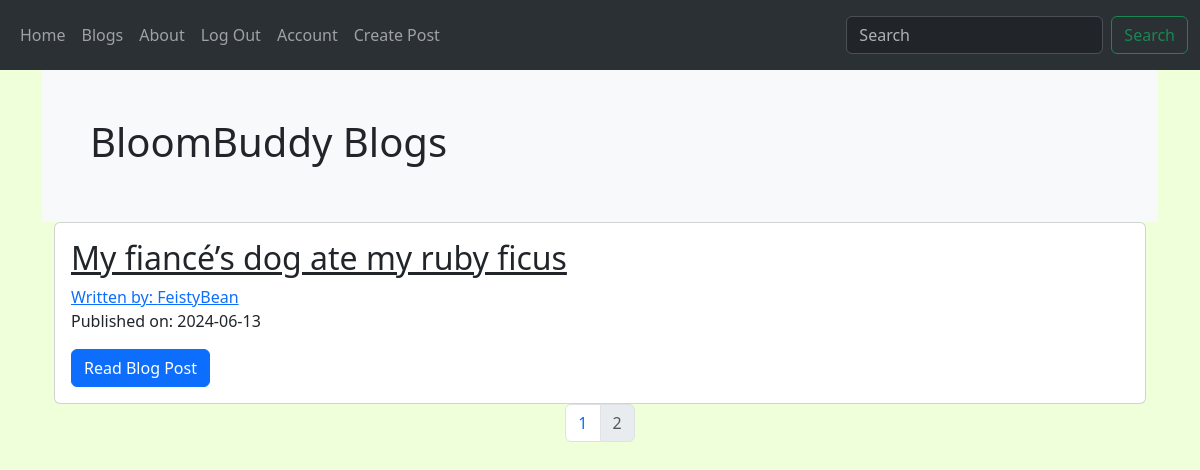
The app's page /blogs?page=2 (signed in) with its own data.
### BloomBuddy/models.py (models this page shows, shortened)
class BlogPost(db.Model):
    __tablename__ = 'blogpost'
    id = db.Column(db.Integer, primary_key=True)
    user_id = db.Column(db.Integer, db.ForeignKey('users.id'), nullable=False)
    date = db.Column(db.DateTime, nullable=False, default=datetime.now(timezone.utc))
    title = db.Column(db.String(140), nullable=False)
    text = db.Column(db.Text, nullable=False)
    comments = db.relationship('Comment', backref='post', lazy='dynamic')

class User(db.Model, UserMixin):
    __tablename__ = 'users'
    id = db.Column(db.Integer, primary_key=True)
    profile_image = db.Column(db.String(64), nullable=False, default='default_profile.png')
    email = db.Column(db.String(64), unique=True, index=True)
    username = db.Column(db.String(64), unique=True, index=True)
    password_hash = db.Column(db.String(128))
    posts = db.relationship('BlogPost', backref='author', lazy=True)

### BloomBuddy/core/views.py (the view)
@core.route('/blogs')
def index():
    page = request.args.get('page', 1, type=int)
    blog_posts = BlogPost.query.order_by(BlogPost.date.desc()).paginate(page=page, per_page=5)
    return render_template('index.html', blog_posts=blog_posts, current_url=request.path)

### BloomBuddy/models.py (called while the page is built)
@login_manager.user_loader
def load_user(user_id):
    return User.query.get(user_id)

### BloomBuddy/templates/index.html
{% extends "base.html" %}
{% block content %}
<div class="bg-light p-5">
    <h1>BloomBuddy Blogs</h1>
</div>
<div class="container">
    {% for post in blog_posts.items%}
    <div class="card">
        <div class="card-body">
            <h2><a class="card-title"
                   href="{{url_for('blog_posts.blog_post', blog_post_id=post.id)}}">{{post.title}}</a></h2>
            <a href="{{url_for('users.user_posts', username=post.author.username)}}">Written by:
                {{post.author.username}}</a>
            <p>Published on: {{post.date.strftime('%Y-%m-%d')}}</p>
            <a class="btn btn-primary" href="{{url_for('blog_posts.blog_post', blog_post_id=post.id)}}">Read Blog
                Post</a>
        </div>
    </div>
    {%endfor%}
</div>
<nav aria-label='Page Nav'>
    <ul class="pagination justify-content-center">
        {% for page_num in blog_posts.iter_pages(left_edge=1,right_edge=1,left_current=1,right_current=2) %}
        {% if blog_posts.page == page_num %}
        <li class='page-item disabled'>
            <a class="page-link" href="{{url_for('core.index',page=page_num)}}">{{page_num}}</a>
        </li>
        {% else %}
        <li class='page-item'>
            <a class="page-link" href="{{url_for('core.index',page=page_num)}}">{{page_num}}</a>
        </li>
        {% endif %}
        {% endfor %}
    </ul>
</nav>
{% endblock %}

### BloomBuddy/static/styles.css (style rules this page uses)
body { background-color: #EEFFDA !important; }

### records on screen
BlogPost: title "My fiancé’s dog ate my ruby ficus", author.username "FeistyBean", date "2024-06-13"

### other values on screen
{{ page_num }} "1"
{{ page_num }} "2"
